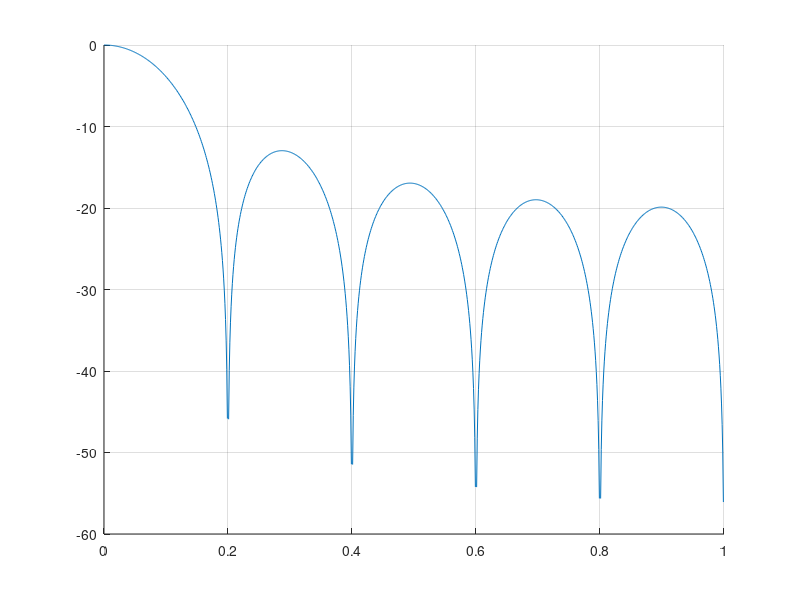

This figure's MATLAB source: (Note: this script raises an error after producing the figure.)
clc;
close all;
D=10;                                         
r=D;
fs=1e5;	
S1_cic=ones(1,D);
[h1,f1]=freqz(ones(1,D),1,1000,fs);hold on;
plot(f1/(fs/2),20*log10(abs(h1))-max(20*log10(abs(h1))));
grid on;

M=15;
fir_coe=zeros(1,M);
fir_coe(1)=1;
fir_coe(M)=-1;
[h,w]=freqz(fir_coe);
fvtool(fir_coe,1);

export_fig axis.png -m2

